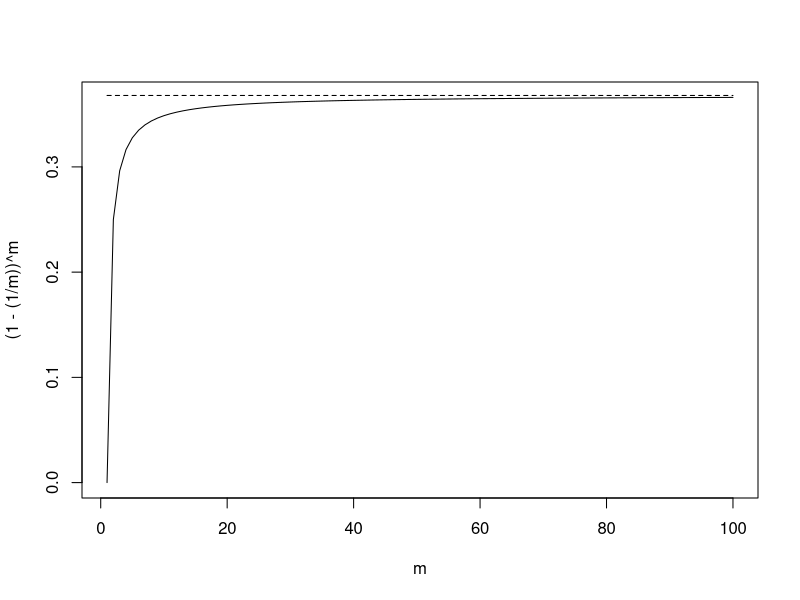
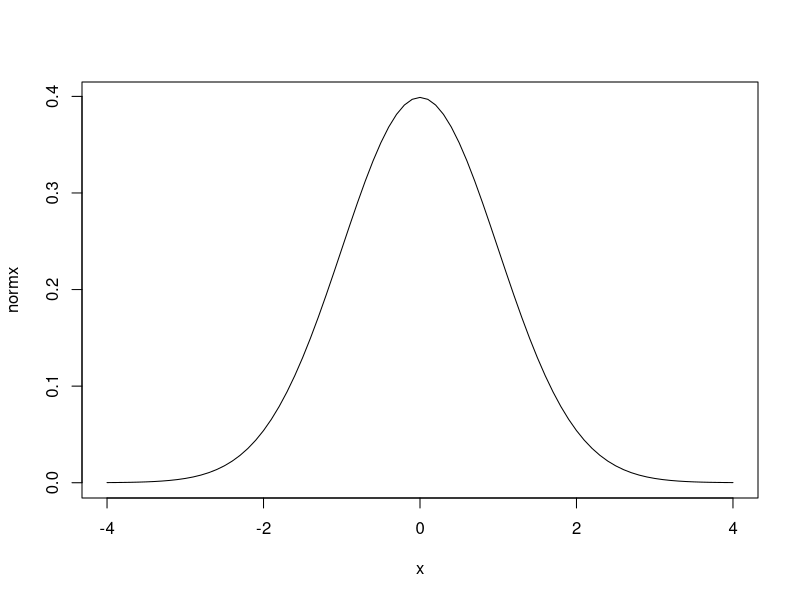
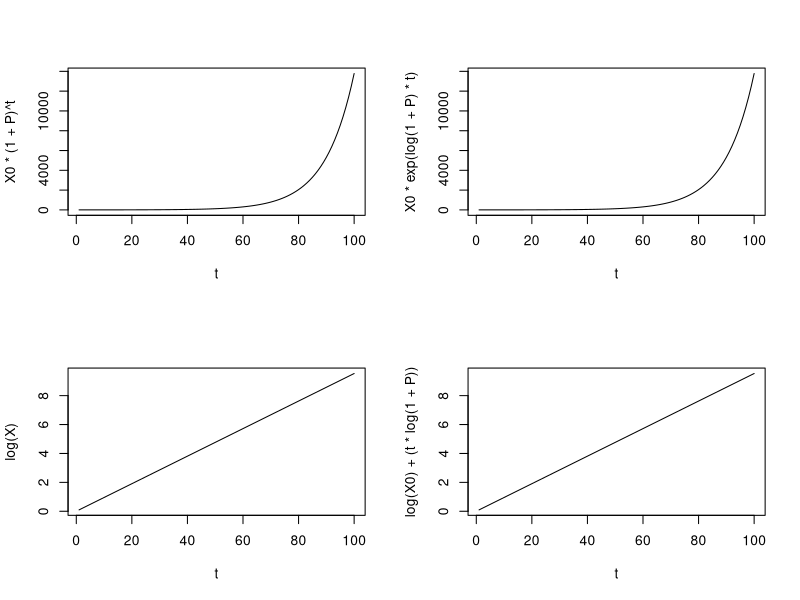
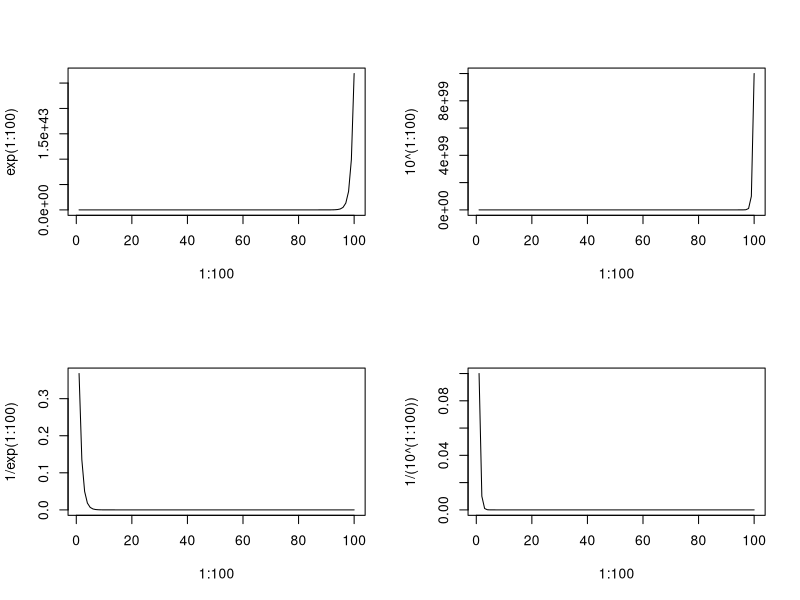
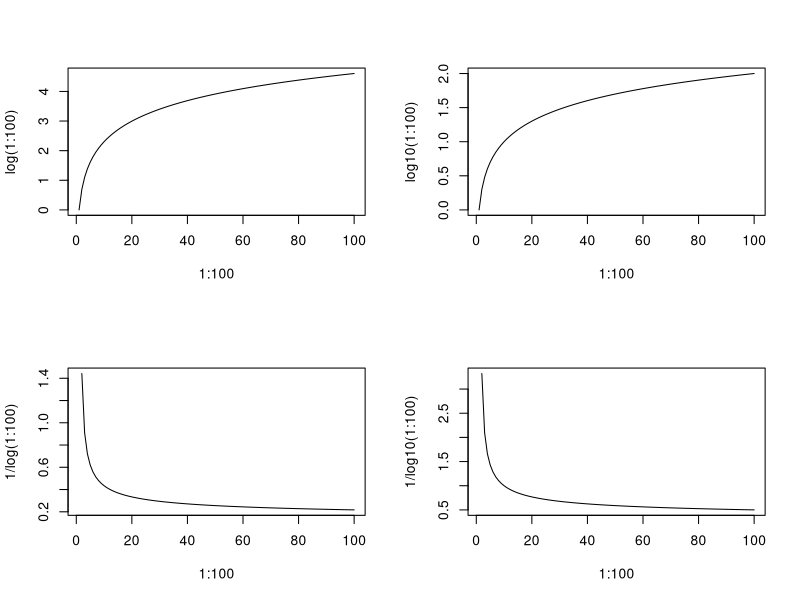

Reproduce these figures in R, in order.
################################################################
### exploring log-transformations
### Jonathan Whiteley		R v3.2.2 		2016-02-25
################################################################
### INITIALIZE
rm(list=ls())	# clear memory

### Why base e (natural logarithm / ln; log()) instead of base 10 (log; log10())?
## e = Euler's number (aka "Napier's Constant") = limit of (1 + 1/n)^n
## i.e., the limit ratio of 100% compound interest applied over n intervals.
## It comes from the study of compound interest: i.e., cumulative small *proportional changes*.
## https://en.wikipedia.org/wiki/E_(mathematical_constant)

n <- 10^(seq(0, 5, by=0.5))
(1 + (1/n))^n                          # 100% change divided over n intervals
exp(1)
print(exp(1), digits=7)

## Interest rate (prop. change) other than 1 **
P <- 0.1                               # 10% change
(1 + (P/n))^n
exp(P)                                 # e^P == limit (1 + (P/n))^n for large n

## Binomial distribution
## Playing a game n times with a probability of winning = 1/n
(1 - (1/n))^n                           # the probability of winning 0 times
1/exp(1)

m <- 1:100
plot(m, (1 - (1/m))^m, type="l")
lines(m, rep(1/exp(1), times=length(m)), lty=2)

## Standard Normal Distribution **
## probability density function
x <- seq(-4, 4, by=0.1)
normx <- ((1/sqrt(2 * pi)) * exp(-(1/2) * (x^2)))

plot(x, normx, type="l")


## Exponential Growth
t <- 1:100
X0 <- 1
X <- X0 * (1 + P)^t
k <- log(1 + P)

op <- par()
par(mfrow=c(2, 2))
plot(t, X0 * (1 + P)^t, type="l")
plot(t, X0 * exp(log(1 + P) * t), type="l")  # derived from differential equation of exponential growth.
plot(t, log(X), type="l")
plot(t, log(X0) + (t * log(1 + P)), type="l")
par(op)

## log-linear regression: 
##   log(X) = log(X0) + t * log(1 + P)
##   log(y) = log(y0) + x * log(1 + P)
##   if log(y) = B0 + B1 * x, then
##   B1 = log(1 + P), therefore
##   P = exp(B1) -1


### Proportional change: easily interpreting coefficients in linear regression models with a log-transformed resposne variable
## for *small values of x*, exp(x) is roughly equal to 1+x
## conversely, log(1+x) is roughly equal to x
p <- 0.01
exp(p)
(1+p)
log(1+p)                               # usually a little smaller
round(exp(p) - (1+p), 3)
exp(p) == (1+p)                        # but not exactly

## This relationship is not true for base-10 ***
10^p
(1+p)
log10(1+p)
round(10^(p) - (1+p), 3)

## the strict equality:
p == exp(log(1+p)) -1
p == round( exp(log(1+p)) -1, 16)       # yes, there are rounding errors in R,
p == round( exp(log(1+p)) -1, 17)       # but they are small ;)

## log() is preferred over log10(), because of the prevalence of base e in interest, and proportional changes in general.
## I guess that's why it's the default base in R.
## The base itself doesn't really matter to model-fitting, but it just makes certain interpretations and conversions of coefficients simpler.
## http://stats.stackexchange.com/questions/27682/what-is-the-reason-why-we-use-natural-logarithm-ln-rather-than-log-to-base-10

## Therefore, in a linear regression where response variables are log-transformed (or ln-transformed, more precisely), small coefficients can be interpreted as proportional changes in the response, for a 1-unit change in the explanatory variable.
## In a regression where both response and explanatory variables are log (ln) transformed, the coefficients can be interpreted as: exp(coef * log(1.01)) = the proportional change in response for a 1% change in the explanatory variable.

## www.kenbenoit.net/courses/ME104/logmodels2.pdf
## https://www.cscu.cornell.edu/news/statnews/stnews83.pdf

## Gelman & Hill (2007) point out that they prefer natural logs because of the ease of interpreting coefficients (pg. 60-61), but also point out that log10 makes the transformed *values* a little easier to interpret, but the coefficients harder to interpret.
## So, it's a bit of a trade-off.



op <- par()
par(mfrow=c(2, 2))
plot(1:100, exp(1:100), type="l")
plot(1:100, 10^(1:100), type="l")
plot(1:100, 1/exp(1:100), type="l")
plot(1:100, 1/(10^(1:100)), type="l")
plot(1:100, log(1:100), type="l")
plot(1:100, log10(1:100), type="l")
plot(1:100, 1/log(1:100), type="l")
plot(1:100, 1/log10(1:100), type="l")
par(op)


y <- rlnorm(100, mean=0, sd=1)
## Arithmetic mean: Expected value in linear regression
mean(y)
sum(y)/length(y)
## Geometric mean: the Expected value in log-linear regression (log-transformed response) is mean(log(y)) == log(geomtric_mean(y))
prod(y)^(1 / length(y))
exp( mean(log(y)) )
## Harmonic mean: for a properly-weighted average of rates or ratios (price-earnings ratio, velocity over a trip)
1 / (mean(1/y))

## http://www.jerrydallal.com/lhsp/logs.htm
## "Mathematicians like natural logs because they have properties that are not shared by other types of logarithms. For example, if you apply any logarithmic transformation to a set of data, the mean (average) of the logs is approximately equal to the log of the original mean, whatever type of logarithms you use. "
mean(log(y))
log(mean(y))                           # ~ 0
mean(log10(y))
log10(mean(y))                           # ~ 0
## "However, only for natural logs is the measure of spread called the standard deviation (SD) approximately equal to the coefficient of variation (the ratio of the SD to the mean) in the original scale."
sd(log(y))
sd(y) / mean(y)
sd(log10(y))
